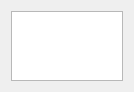
<?xml version="1.0" encoding="UTF-8"?>
<ui version="4.0">
 <class>TransposeBlockEditor</class>
 <widget class="QWidget" name="TransposeBlockEditor">
  <property name="geometry">
   <rect>
    <x>0</x>
    <y>0</y>
    <width>134</width>
    <height>89</height>
   </rect>
  </property>
  <property name="windowTitle">
   <string>TransposeBlockEditor</string>
  </property>
  <layout class="QVBoxLayout" name="verticalLayout">
   <item>
    <widget class="QPlainTextEdit" name="plainTextEdit">
     <property name="readOnly">
      <bool>true</bool>
     </property>
    </widget>
   </item>
  </layout>
 </widget>
 <resources/>
 <connections/>
</ui>
